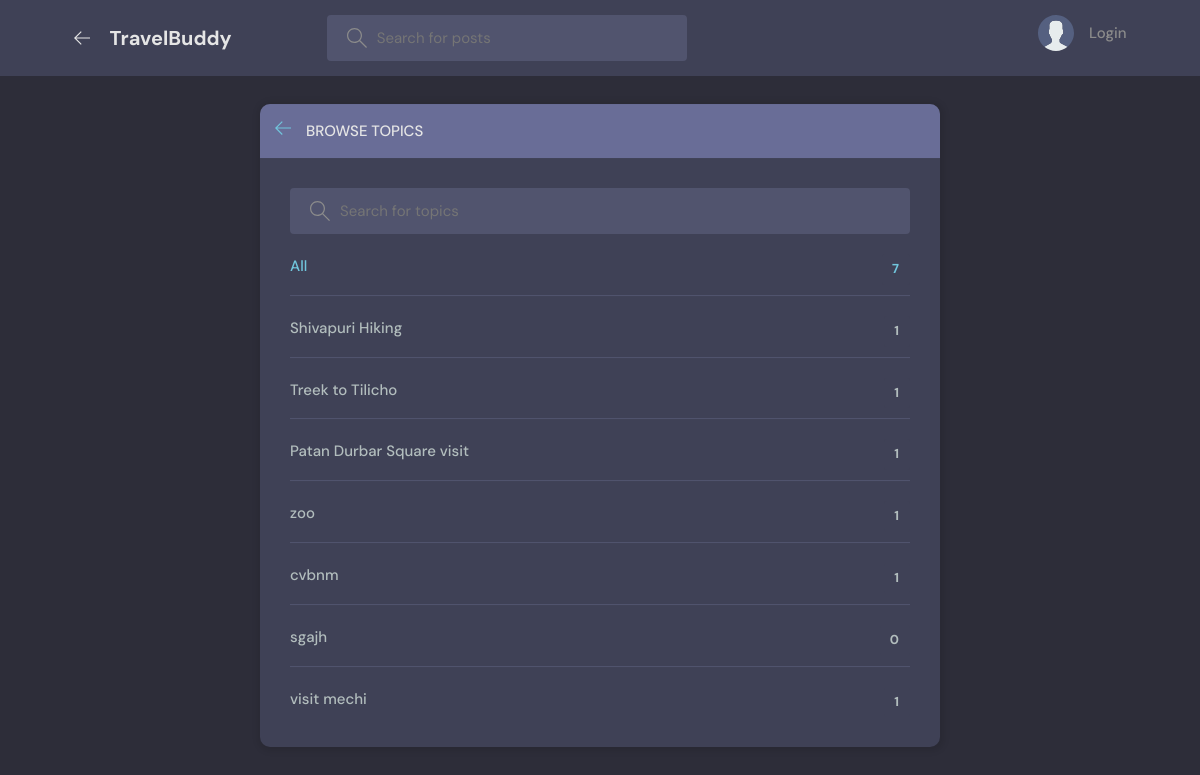
Before: /mainpage/chatbox/topics/ with the older database file.
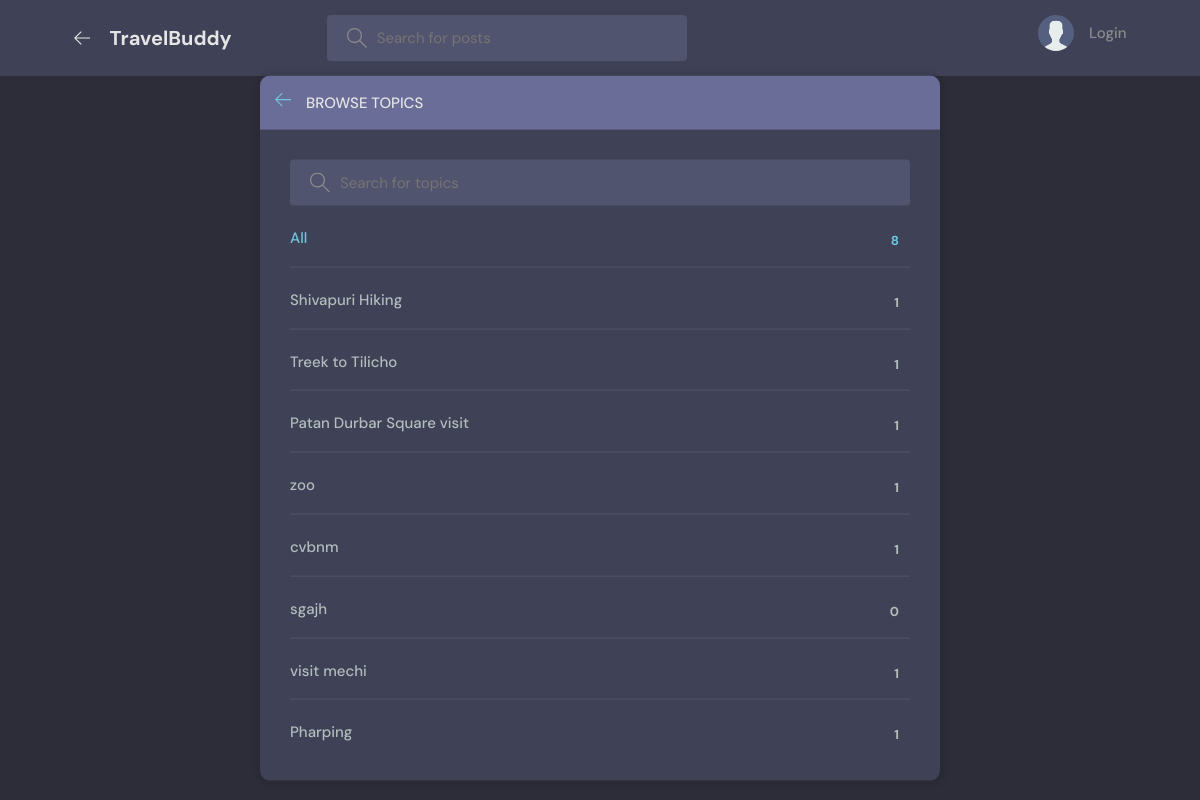
After: the same page with the newer database file.
### chatbox/models.py (models this page shows, shortened)
class Topic(models.Model):
    name = models.CharField(max_length=200)

### chatbox/views.py (the view)
# urls.py: path('topics/',views.topicsPage, name="topics"),
def topicsPage(request):
    q = request.GET.get('q') if request.GET.get('q') != None else ""
    topics = Topic.objects.filter(name__icontains=q)
    return render(request, 'chatbox/topics.html',{'topics':topics})

### chatbox/templates/chatbox/topics.html (shortened to what this page needs)
{% extends 'mains.html' %}
{% block content %}
<main class="create-room layout">
  <div class="container">
    <div class="layout__box">
      <div class="layout__boxHeader">
        <div class="layout__boxTitle">
          <a href="{% url 'index' %}">
            <svg version="1.1" xmlns="http://www.w3.org/2000/svg" width="32" height="32" viewBox="0 0 32 32">
              <title>arrow-left</title>
              <path
                d="M13.723 2.286l-13.723 13.714 13.719 13.714 1.616-1.611-10.96-10.96h27.625v-2.286h-27.625l10.965-10.965-1.616-1.607z">
              </path>
            </svg>
          </a>
          <h3>Browse Topics</h3>
        </div>
      </div>
      <div class="topics-page layout__body">
        <form action="" method="GET" class="header__search">
          <label>
            <input name="q" placeholder="Search for topics" />
          </label>
        </form>
        <ul class="topics__list">
          <li>
            <a href="{% url 'topics' %}" class="active">All <span>{{topics.count}}</span></a>
          </li>
          {% for topic in topics %}
          <li>
            <a href="{% url 'index' %}?q={{topic.name}}">{{ topic.name }} <span>{{topic.room_set.all.count}}</span></a>
          </li>
          {% endfor %}
        </ul>
      </div>
    </div>
  </div>
</main>
{% endblock content %}

Changed rows visible on the page:
added Topic: name "Pharping", room_set.all.count "1"
Other visible differences:
{{ topics.count }}: "7" → "8"
